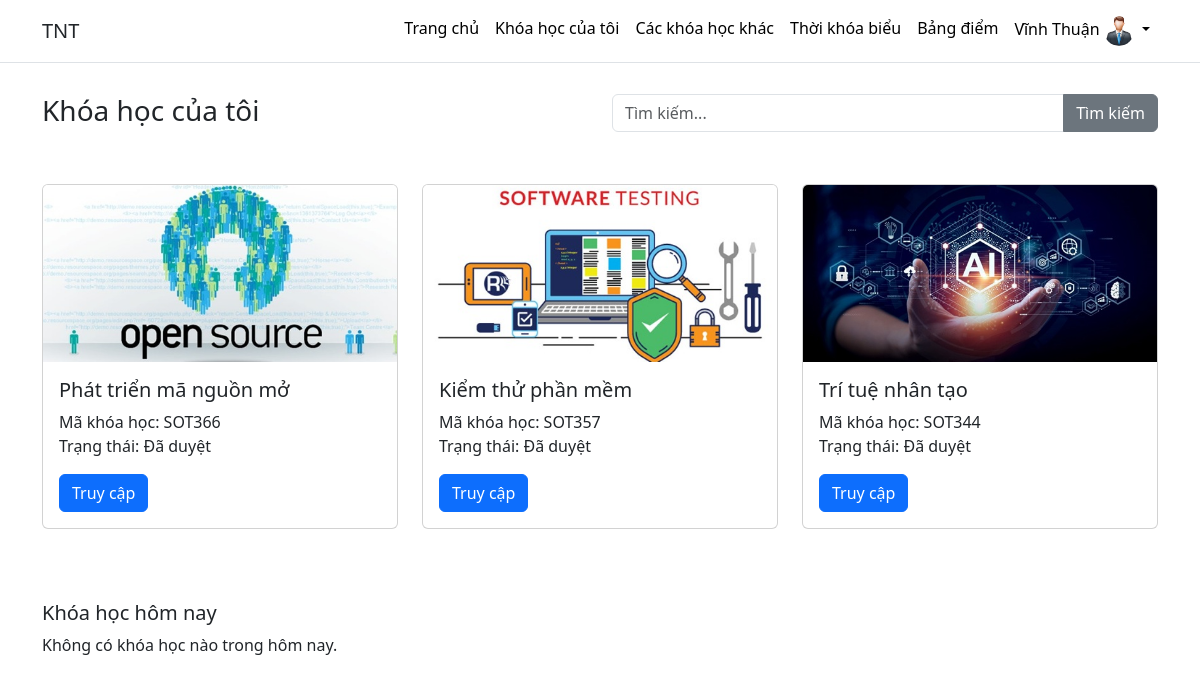
Page /student/courses.php (signed in) on the earlier database version.
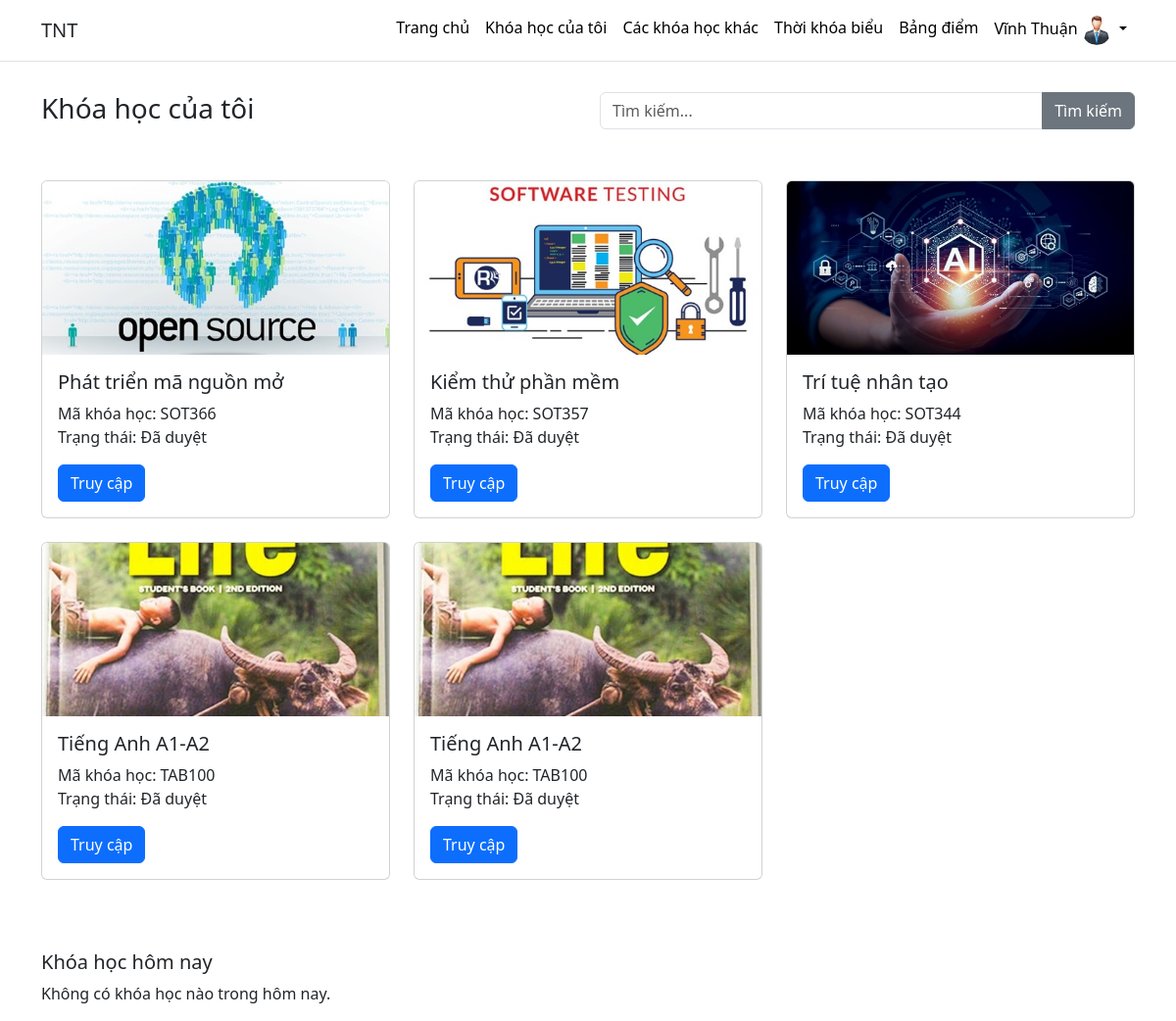
Same page on the later database version.
### tables this page shows
CREATE TABLE `user` (
  `user_id` bigint(20) NOT NULL,
  `full_name` varchar(50) NOT NULL,
  `date_of_birth` date NOT NULL,
  `gender` char(1) NOT NULL,
  `address` varchar(255) NOT NULL,
  `phone` varchar(15) NOT NULL,
  `email` varchar(255) NOT NULL,
  `citizen_id` varchar(15) NOT NULL,
  `image` varchar(255) DEFAULT NULL,
  `verification_code` varchar(10) NOT NULL,
  `email_verified_at` datetime DEFAULT NULL
);

CREATE TABLE `course_member` (
  `member_id` int(11) NOT NULL,
  `course_id` int(11) NOT NULL,
  `student_id` bigint(20) NOT NULL
);

CREATE TABLE `course` (
  `course_id` int(11) NOT NULL,
  `course_background` varchar(255) DEFAULT NULL,
  `course_code` varchar(10) NOT NULL,
  `course_name` varchar(255) NOT NULL,
  `course_description` text NOT NULL,
  `teacher_id` bigint(20) NOT NULL,
  `start_date` date NOT NULL,
  `end_date` date NOT NULL,
  `status` char(1) NOT NULL,
  `price` decimal(10,2) NOT NULL DEFAULT 0.00
);

### student/courses.php (the view, shortened to what this page needs)
<?php
include('layout.php');
include_once('../config/connect.php');
if (isset($_SESSION['full_name'])) {
    $user_id = $_SESSION['user_id'];
    if ($_SERVER["REQUEST_METHOD"] == "POST" && isset($_POST['timkiem'])) {
        $tukhoa = $_POST['tukhoa'];
        $keyword = strtolower(trim($tukhoa));
        $keyword = str_replace(' ', '', $keyword);
        $sql = "SELECT * FROM course co
        INNER JOIN course_member cm ON co.course_id = cm.course_id
        WHERE student_id = $user_id AND
        (LOWER(REPLACE(REPLACE(REPLACE(REPLACE(co.course_name, ' ', ''), 'Đ', 'D'),'đ','d'), ' ', '')) LIKE '%$keyword%' OR co.course_name LIKE '%$tukhoa%')";
        $result = mysqli_query($dbconnect, $sql);
    } else {
        $sql = "SELECT * FROM course co
    INNER JOIN course_member cm ON co.course_id = cm.course_id
    WHERE student_id = $user_id";
        $result = mysqli_query($dbconnect, $sql);
    }
} else {
    $username_now = "User not logged in";
}
?>
<!DOCTYPE html>
<html lang="en">
<head>
    <link rel="stylesheet" href="https://cdn.jsdelivr.net/npm/bootstrap@5.3.0/dist/css/bootstrap.min.css">
</head>
<body>
    <header class="container mt-4">
        <div class="row">
            <div class="col-md-6">
                <h3>Khóa học của tôi</h3>
            </div>
            <div class="col-md-6">
                <form action="courses.php" method="POST">
                    <div class="input-group">
                        <input type="search" class="form-control" placeholder="Tìm kiếm..." name="tukhoa">
                        <button class="btn btn-secondary rounded-end" type="submit" name="timkiem" value="find">Tìm kiếm</button>
                    </div>
                </form>
            </div>
        </div>
    </header>
    <div class="container mt-5">
        <div class="row">
            <?php
            mysqli_data_seek($result, 0);
            while ($row = mysqli_fetch_array($result)) {
            ?>
                <div class="col-md-4 mb-4">
                    <div class="card">
                        <div class="custom-card">
                            <img src=<?php echo "../assets/file/course_background/" . $row['course_background'] ?> class="card-img-top" alt="Course 1 Image">
                        </div>
                        <div class="card-body">
                            <h5 class="card-title"><?php echo $row['course_name']; ?></h5>
                            <p class="card-text">
                                Mã khóa học: <?php echo $row['course_code']; ?> <br>
                                Trạng thái: <?php echo ($row['status'] == "A") ? "Đã duyệt" : "Đang chờ duyệt"; ?>
                            </p>
                            <a class="btn btn-primary" href="course/index.php?id=<?php echo $row['course_id']; ?>">Truy
                                cập</a>
                        </div>
                    </div>
                </div>
            <?php
            }
            ?>
        </div>
    </div>
    <div class="container mt-5">
            <h5>Khóa học hôm nay</h5>
            <?php
            $dayOfWeekNumber = date("N")+1;
            $sql = "SELECT * FROM course co
            INNER JOIN course_member cm ON co.course_id = cm.course_id
            INNER JOIN course_schedule cs ON co.course_id = cs.course_id
            WHERE student_id = $user_id AND day_of_week = $dayOfWeekNumber";
            $result = mysqli_query($dbconnect, $sql);
            $num_rows = mysqli_num_rows($result);
            if ($num_rows > 0) {
            ?>
            <div class="row">
                <?php
                    mysqli_data_seek($result, 0);
                    while ($row = mysqli_fetch_array($result)) {
                    ?>
                <div class="col-md-4 mb-4">
                    <div class="card">
                        <div class="custom-card">
                            <img src=<?php echo "../assets/file/course_background/" . $row['course_background'] ?> class="card-img-top" alt="Course 1 Image">
                        </div>
                        <div class="card-body">
                            <h5 class="card-title"><?php echo $row['course_name'];?></h5>
                            <p class="card-text">
                                Mã khóa học: <?php echo $row['course_code'];?> <br>
                                Thời gian: Từ <?php echo $row['start_time'] . " đến " . $row['end_time']?>
                            </p>
                            <a class="btn btn-primary" href="course/index.php?id=<?php echo $row['course_id']; ?>">Truy
                                cập</a>
                        </div>
                    </div>
                </div>
                <?php
                    }
                    ?>
            </div>
            <?php
            } else {
            ?>
            <p>Không có khóa học nào trong hôm nay.</p>
            <?php
            }
            ?>
        </div>
</body>
</html>

### student/layout.php (shortened to what this page needs)
<?php
include_once('../config/connect.php');
if (isset($_SESSION['full_name'])) {
    $username_now = $_SESSION['full_name'];
} else {
    $username_now = "User not logged in";
}
$student_id = $_SESSION['user_id'];
$sql_profile = "SELECT image FROM user WHERE user_id = $student_id";
$result_profile = mysqli_query($dbconnect, $sql_profile);
$row_profile = mysqli_fetch_assoc($result_profile);
?>
<!DOCTYPE html>
<html lang="en">
<head>
    <link rel="stylesheet" href="https://cdn.jsdelivr.net/npm/bootstrap@5.3.0/dist/css/bootstrap.min.css">
</head>
<body class="with-navbar">
    <nav class="navbar navbar-expand-lg bg-white border-bottom fixed-top">
        <div class="container">
            <a class="navbar-brand text-dark" href="#">TNT</a>
            <div class="collapse navbar-collapse" id="navbarNav">
                <ul class="navbar-nav ms-auto">
                    <li class="nav-item">
                        <a class="nav-link" href="index.php">Trang chủ</a>
                    </li>
                    <li class="nav-item">
                        <a class="nav-link" href="courses.php">Khóa học của tôi</a>
                    </li>
                    <li class="nav-item">
                        <a class="nav-link" href="othercourses.php">Các khóa học khác</a>
                    </li>
                    <li class="nav-item">
                        <a class="nav-link" href="schedule.php">Thời khóa biểu</a>
                    </li>
                    <li class="nav-item">
                        <a class="nav-link" href="grade.php">Bảng điểm</a>
                    </li>
                    <li class="nav-item dropdown">
                        <a class="nav-link dropdown-toggle" href="#" id="navbarDropdown"
                           role="button" data-bs-toggle="dropdown" aria-expanded="false">
                            <?php echo $username_now; ?>
                            <img src="../assets/images/<?php echo $row_profile['image']; ?>" alt="Avatar" class="rounded-circle" width="30" height="30">
                        </a>
                    </li>
                </ul>
            </div>
        </div>
    </nav>
    <main class="main-container">
</body>
</html>

### student/layout.php (style rules this page uses)
body { padding-top: 70px; background-color: white; }
.navbar-nav .nav-link { padding: 8px 14px; border-radius: 6px; color: #000 !important; transition: background-color 0.2s ease; }
.main-container { min-height: calc(100vh - 70px); }

### student/courses.php (style rules this page uses)
.custom-card { width: 100%; height: 0; padding-top: 50%; position: relative; }
.custom-card img { position: absolute; top: 0; left: 0; width: 100%; height: 100%; object-fit: cover; }

Differences in the rows shown:
added course_member: course.course_background (picture), course.course_name "Tiếng Anh A1-A2", course.course_code "TAB100"
added course_member: course.course_background (picture), course.course_name "Tiếng Anh A1-A2", course.course_code "TAB100"
